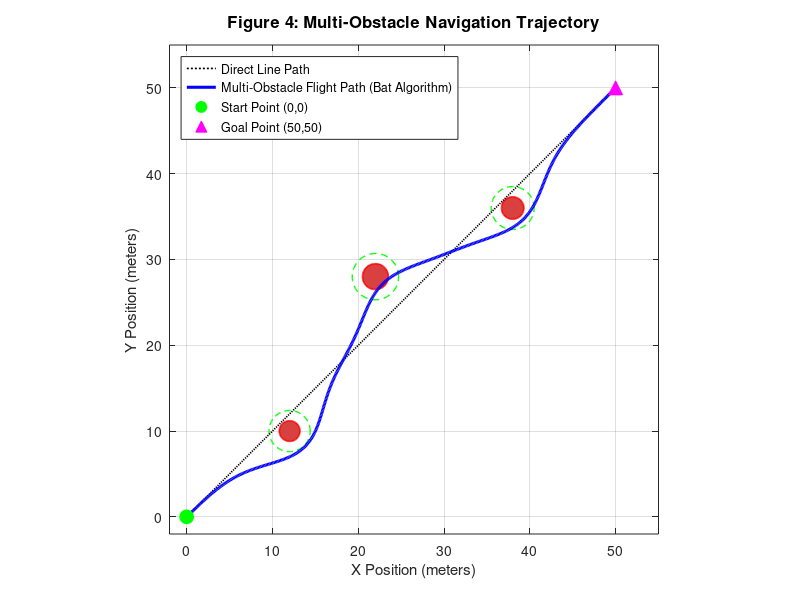

Reproduce this figure in MATLAB.
function replicate_fig4_multi_obstacle()
% REPLICATE_FIG4_MULTI_OBSTACLE Replicates Figure 14 from the paper
% Simulates quadcopter path navigating through three consecutive obstacles

%% 1. Simulation Coordinates and Obstacle Definitions
start_pos = [0, 0];
goal_pos  = [50, 50];

obstacles = [
    12, 10, 1.2;   % [X, Y, Radius] Obs 1
    22, 28, 1.5;   % [X, Y, Radius] Obs 2
    38, 36, 1.3    % [X, Y, Radius] Obs 3
];

%% 2. Flight Trajectory Generation (Smooth multi-obstacle path)
t = linspace(0, 1, 500);

x_straight = (1 - t) * start_pos(1) + t * goal_pos(1);
y_straight = (1 - t) * start_pos(2) + t * goal_pos(2);

% Combined multi-obstacle tangential repulsion
dev_total_x = zeros(size(t));
dev_total_y = zeros(size(t));

% Obstacle 1 push (push right)
d1 = sqrt((x_straight - obstacles(1,1)).^2 + (y_straight - obstacles(1,2)).^2);
dev1 = 4.2 * exp(-d1.^2 / (2 * 4.5^2));
dev_total_x = dev_total_x + dev1 * 0.7;
dev_total_y = dev_total_y - dev1 * 0.7;

% Obstacle 2 push (push left)
d2 = sqrt((x_straight - obstacles(2,1)).^2 + (y_straight - obstacles(2,2)).^2);
dev2 = 4.8 * exp(-d2.^2 / (2 * 4.5^2));
dev_total_x = dev_total_x - dev2 * 0.7;
dev_total_y = dev_total_y + dev2 * 0.7;

% Obstacle 3 push (push right)
d3 = sqrt((x_straight - obstacles(3,1)).^2 + (y_straight - obstacles(3,2)).^2);
dev3 = 4.0 * exp(-d3.^2 / (2 * 4.5^2));
dev_total_x = dev_total_x + dev3 * 0.6;
dev_total_y = dev_total_y - dev3 * 0.6;

x_drone = x_straight + dev_total_x;
y_drone = y_straight + dev_total_y;

%% 3. Plotting Figure 4 (Figure 14 Replication)
figure('Name', 'Figure 4: Multiple Obstacle Navigation (Paper Replicated)', 'Color', 'w');

theta_circle = linspace(0, 2*pi, 100);

% Plot each obstacle with safe margin
for i = 1:size(obstacles, 1)
    cx = obstacles(i, 1);
    cy = obstacles(i, 2);
    r  = obstacles(i, 3);
    
    obs_x = cx + r * cos(theta_circle);
    obs_y = cy + r * sin(theta_circle);
    
    safe_x = cx + (r + 1.2) * cos(theta_circle);
    safe_y = cy + (r + 1.2) * sin(theta_circle);
    
    plot(safe_x, safe_y, 'g--', 'LineWidth', 1.0, 'HandleVisibility', 'off');
    hold on;
    fill(obs_x, obs_y, [0.85 0.25 0.25], 'EdgeColor', 'r', 'LineWidth', 1.2, 'HandleVisibility', 'off');
end

% Plot direct line vs avoided multi-curve trajectory
plot(x_straight, y_straight, 'k:', 'LineWidth', 1.2, 'DisplayName', 'Direct Line Path');
plot(x_drone, y_drone, 'b-', 'LineWidth', 2.2, 'DisplayName', 'Multi-Obstacle Flight Path (Bat Algorithm)');

% Mark Start and Goal Points
plot(start_pos(1), start_pos(2), 'go', 'MarkerSize', 10, 'MarkerFaceColor', 'g', 'DisplayName', 'Start Point (0,0)');
plot(goal_pos(1), goal_pos(2), 'm^', 'MarkerSize', 10, 'MarkerFaceColor', 'm', 'DisplayName', 'Goal Point (50,50)');

grid on;
axis equal;
xlabel('X Position (meters)', 'FontSize', 11);
ylabel('Y Position (meters)', 'FontSize', 11);
title('Figure 4: Multi-Obstacle Navigation Trajectory', 'FontSize', 12, 'FontWeight', 'bold');
legend('Location', 'northwest', 'FontSize', 9);
xlim([-2 55]);
ylim([-2 55]);

disp('Figure 4 (Multiple Obstacle Navigation) replicated successfully.');
end
